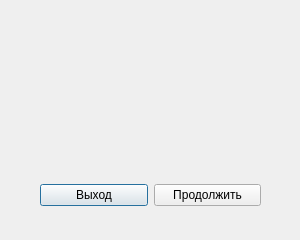
<?xml version="1.0" encoding="UTF-8"?>
<ui version="4.0">
 <class>Dialog</class>
 <widget class="QDialog" name="Dialog">
  <property name="geometry">
   <rect>
    <x>0</x>
    <y>0</y>
    <width>300</width>
    <height>240</height>
   </rect>
  </property>
  <property name="maximumSize">
   <size>
    <width>300</width>
    <height>240</height>
   </size>
  </property>
  <property name="windowTitle">
   <string>Dialog</string>
  </property>
  <property name="layoutDirection">
   <enum>Qt::LeftToRight</enum>
  </property>
  <widget class="QWidget" name="layoutWidget">
   <property name="geometry">
    <rect>
     <x>40</x>
     <y>180</y>
     <width>221</width>
     <height>31</height>
    </rect>
   </property>
   <layout class="QHBoxLayout" name="horizontalLayout">
    <item>
     <widget class="QPushButton" name="pushButton">
      <property name="styleSheet">
       <string notr="true"/>
      </property>
      <property name="text">
       <string>Выход</string>
      </property>
     </widget>
    </item>
    <item>
     <widget class="QPushButton" name="pushButton_2">
      <property name="styleSheet">
       <string notr="true"/>
      </property>
      <property name="text">
       <string>Продолжить</string>
      </property>
     </widget>
    </item>
   </layout>
  </widget>
 </widget>
 <resources/>
 <connections/>
</ui>
